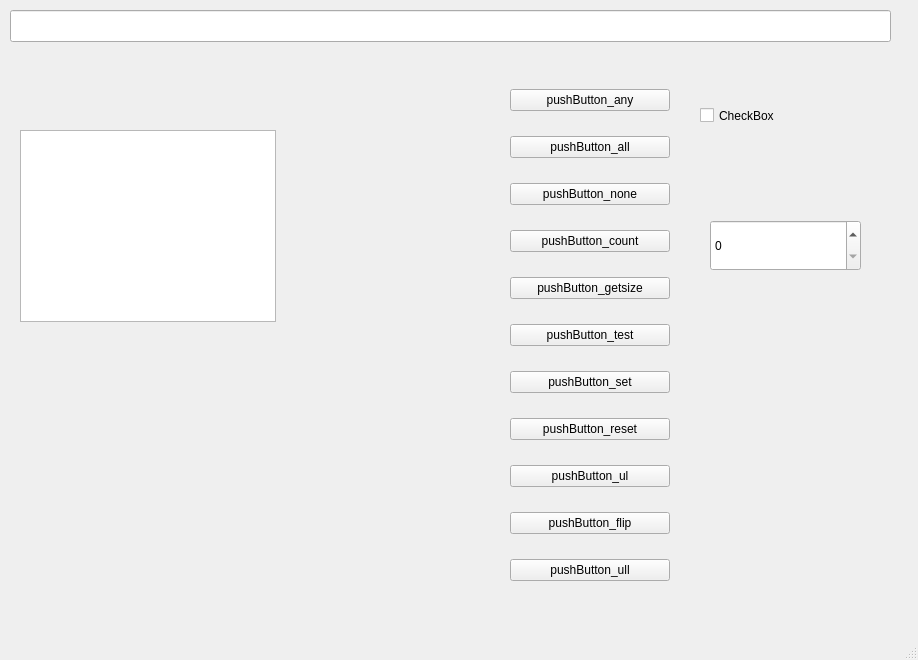
<?xml version="1.0" encoding="UTF-8"?>
<ui version="4.0">
 <class>MainWindow</class>
 <widget class="QMainWindow" name="MainWindow">
  <property name="geometry">
   <rect>
    <x>0</x>
    <y>0</y>
    <width>918</width>
    <height>660</height>
   </rect>
  </property>
  <property name="windowTitle">
   <string>MainWindow</string>
  </property>
  <widget class="QWidget" name="centralwidget">
   <widget class="QLineEdit" name="lineEdit">
    <property name="geometry">
     <rect>
      <x>10</x>
      <y>10</y>
      <width>881</width>
      <height>32</height>
     </rect>
    </property>
   </widget>
   <widget class="QTextBrowser" name="textBrowser">
    <property name="geometry">
     <rect>
      <x>20</x>
      <y>130</y>
      <width>256</width>
      <height>192</height>
     </rect>
    </property>
   </widget>
   <widget class="QWidget" name="verticalLayoutWidget">
    <property name="geometry">
     <rect>
      <x>510</x>
      <y>70</y>
      <width>160</width>
      <height>541</height>
     </rect>
    </property>
    <layout class="QVBoxLayout" name="verticalLayout">
     <item>
      <widget class="QPushButton" name="pushButton_any">
       <property name="text">
        <string>pushButton_any</string>
       </property>
      </widget>
     </item>
     <item>
      <widget class="QPushButton" name="pushButton_all">
       <property name="text">
        <string>pushButton_all</string>
       </property>
      </widget>
     </item>
     <item>
      <widget class="QPushButton" name="pushButton_none">
       <property name="text">
        <string>pushButton_none</string>
       </property>
      </widget>
     </item>
     <item>
      <widget class="QPushButton" name="pushButton_count">
       <property name="text">
        <string>pushButton_count</string>
       </property>
      </widget>
     </item>
     <item>
      <widget class="QPushButton" name="pushButton_getsize">
       <property name="text">
        <string>pushButton_getsize</string>
       </property>
      </widget>
     </item>
     <item>
      <widget class="QPushButton" name="pushButton_test">
       <property name="text">
        <string>pushButton_test</string>
       </property>
      </widget>
     </item>
     <item>
      <widget class="QPushButton" name="pushButton_set">
       <property name="text">
        <string>pushButton_set</string>
       </property>
      </widget>
     </item>
     <item>
      <widget class="QPushButton" name="pushButton_reset">
       <property name="text">
        <string>pushButton_reset</string>
       </property>
      </widget>
     </item>
     <item>
      <widget class="QPushButton" name="pushButton_ul">
       <property name="text">
        <string>pushButton_ul</string>
       </property>
      </widget>
     </item>
     <item>
      <widget class="QPushButton" name="pushButton_flip">
       <property name="text">
        <string>pushButton_flip</string>
       </property>
      </widget>
     </item>
     <item>
      <widget class="QPushButton" name="pushButton_ull">
       <property name="text">
        <string>pushButton_ull</string>
       </property>
      </widget>
     </item>
    </layout>
   </widget>
   <widget class="QCheckBox" name="checkBox">
    <property name="geometry">
     <rect>
      <x>700</x>
      <y>90</y>
      <width>151</width>
      <height>51</height>
     </rect>
    </property>
    <property name="text">
     <string>CheckBox</string>
    </property>
   </widget>
   <widget class="QSpinBox" name="spinBox">
    <property name="geometry">
     <rect>
      <x>710</x>
      <y>220</y>
      <width>151</width>
      <height>51</height>
     </rect>
    </property>
   </widget>
   <zorder>spinBox</zorder>
   <zorder>lineEdit</zorder>
   <zorder>textBrowser</zorder>
   <zorder>verticalLayoutWidget</zorder>
   <zorder>checkBox</zorder>
  </widget>
  <widget class="QMenuBar" name="menubar">
   <property name="geometry">
    <rect>
     <x>0</x>
     <y>0</y>
     <width>918</width>
     <height>30</height>
    </rect>
   </property>
  </widget>
  <widget class="QStatusBar" name="statusbar"/>
 </widget>
 <resources/>
 <connections/>
</ui>
